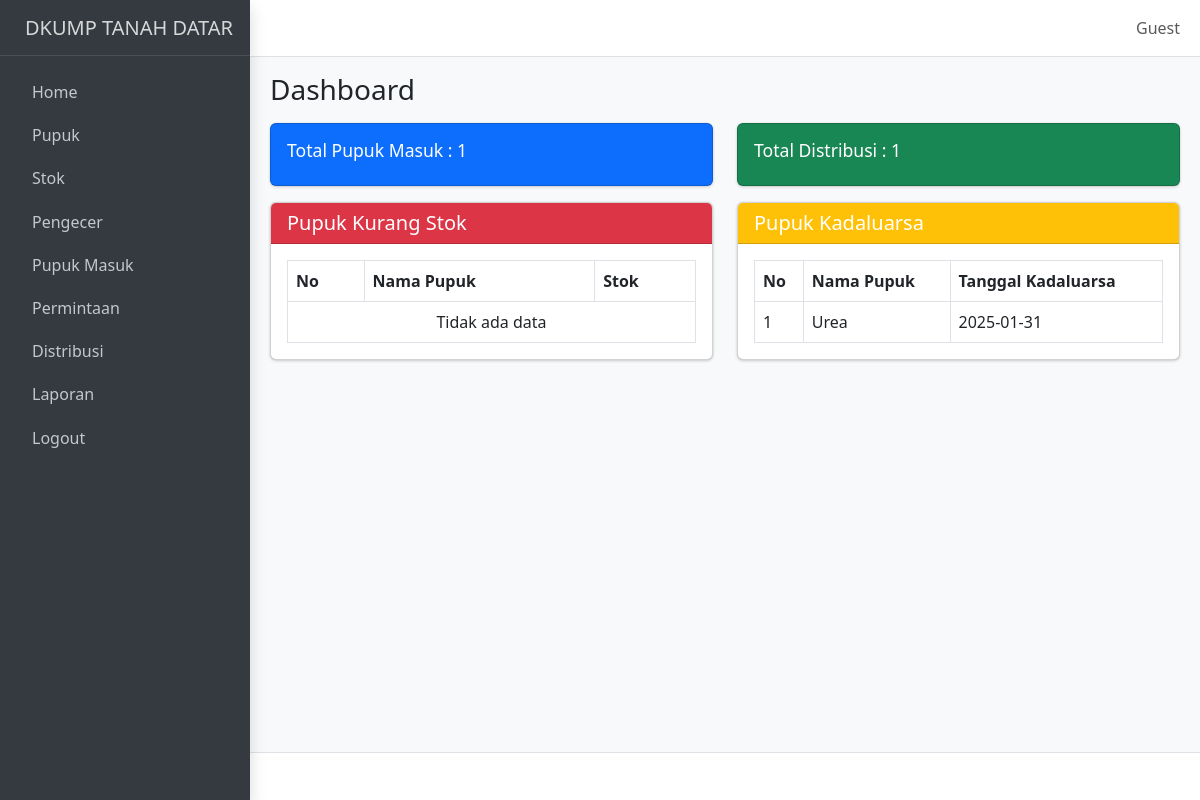
Page /home.php on the earlier database version.
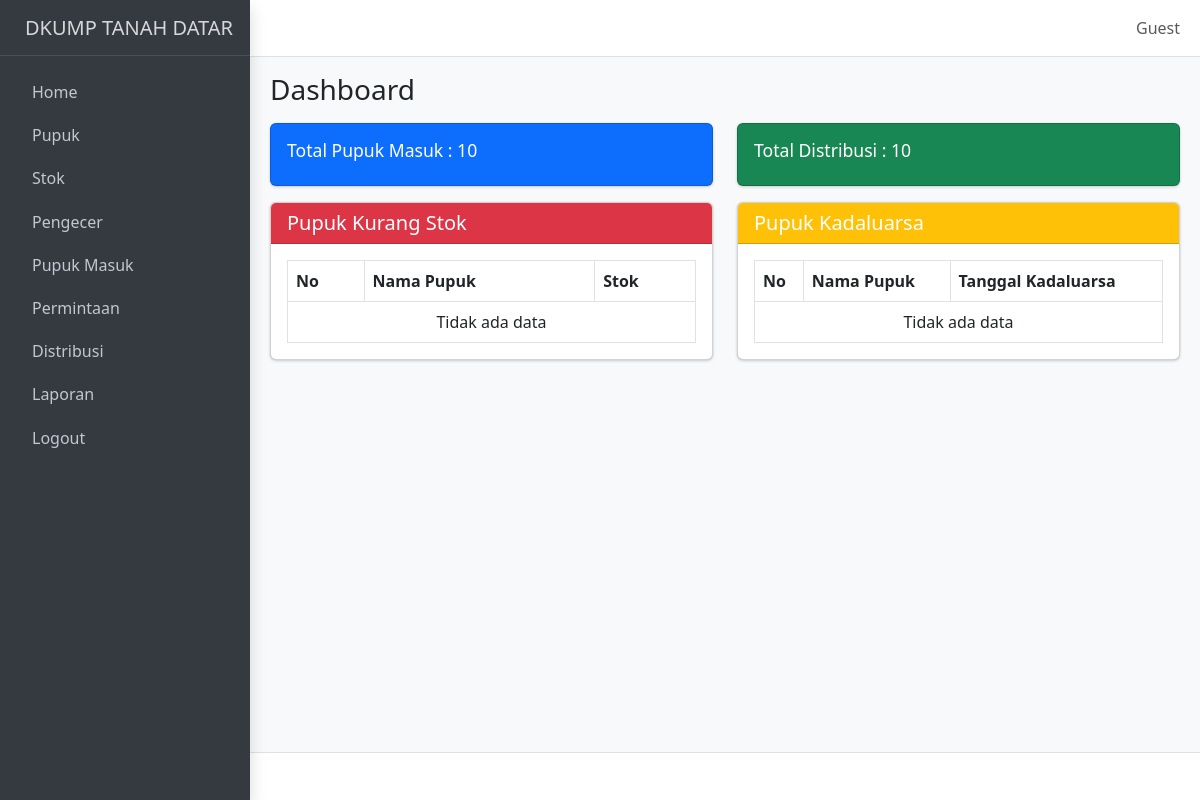
Same page on the later database version.
### tables this page shows
CREATE TABLE `pupuk_masuk` (
  `id_pupuk_masuk` int NOT NULL,
  `id_pupuk` int NOT NULL,
  `jumlah_masuk` int NOT NULL,
  `tanggal_masuk` date NOT NULL,
  `tanggal_kadaluarsa` date NOT NULL,
  `dokumentasi` varchar(255) DEFAULT NULL
);

CREATE TABLE `pupuk` (
  `id_pupuk` int NOT NULL,
  `nama_pupuk` varchar(255) NOT NULL,
  `satuan` varchar(50) NOT NULL,
  `harga` decimal(15,2) NOT NULL
);

### home.php (the view, shortened to what the changed rows need)
<?php include 'template/header.php'; ?>
<body class="layout-fixed sidebar-expand-lg bg-body-tertiary">
    <div class="app-wrapper">
        <main class="app-main">
            <div class="app-content">
                <div class="container-fluid">
                    <div class="row">
                        <?php
                        include 'koneksi.php';
                        $query_pupuk_masuk = "SELECT COUNT(*) AS total_pupuk_masuk FROM pupuk_masuk";
                        $result_pupuk_masuk = $koneksi->query($query_pupuk_masuk);
                        $total_pupuk_masuk = $result_pupuk_masuk->fetch_assoc()['total_pupuk_masuk'];
                        $query_distribusi = "SELECT COUNT(*) AS total_distribusi FROM distribusi";
                        $result_distribusi = $koneksi->query($query_distribusi);
                        $total_distribusi = $result_distribusi->fetch_assoc()['total_distribusi'];
                        ?>
                        <div class="col-md-6">
                            <div class="card text-white bg-primary mb-3">
                                <div class="card-body">
                                    <h5 class="card-title">Total Pupuk Masuk : <?php echo $total_pupuk_masuk; ?></h5>
                                </div>
                            </div>
                        </div>
                        <div class="col-md-6">
                            <div class="card text-white bg-success mb-3">
                                <div class="card-body">
                                    <h5 class="card-title">Total Distribusi : <?php echo $total_distribusi; ?></h5>
                                </div>
                            </div>
                        </div>
                    </div>
                    <div class="row">
                        <div class="col-md-6">
                            <div class="card">
                                <div class="card-body">
                                    <table class="table table-bordered">
                                        <thead class="bg-light">
                                            <tr>
                                                <th>No</th>
                                                <th>Nama Pupuk</th>
                                                <th>Stok</th>
                                            </tr>
                                        </thead>
                                    </table>
                                </div>
                            </div>
                        </div>
                        <div class="col-md-6">
                            <div class="card">
                                <div class="card-body">
                                    <table class="table table-bordered">
                                        <thead class="bg-light">
                                            <tr>
                                                <th>No</th>
                                                <th>Nama Pupuk</th>
                                                <th>Tanggal Kadaluarsa</th>
                                            </tr>
                                        </thead>
                                        <tbody>
                                            <?php
                                            $query_kadaluarsa = "SELECT pupuk.nama_pupuk, pupuk_masuk.tanggal_kadaluarsa
                                                                 FROM pupuk_masuk
                                                                 JOIN pupuk ON pupuk_masuk.id_pupuk = pupuk.id_pupuk
                                                                 WHERE DATEDIFF(pupuk_masuk.tanggal_kadaluarsa, CURDATE()) <= 5";
                                            $result_kadaluarsa = $koneksi->query($query_kadaluarsa);
                                            $no = 1;
                                            if ($result_kadaluarsa->num_rows > 0) {
                                                while ($row = $result_kadaluarsa->fetch_assoc()) {
                                                    echo "<tr>
                                                            <td>{$no}</td>
                                                            <td>{$row['nama_pupuk']}</td>
                                                            <td>{$row['tanggal_kadaluarsa']}</td>
                                                          </tr>";
                                                    $no++;
                                                }
                                            } else {
                                                echo "<tr><td colspan='3' class='text-center'>Tidak ada data</td></tr>";
                                            }
                                            ?>
                                        </tbody>
                                    </table>
                                </div>
                            </div>
                        </div>
                    </div>
                </div>
            </div>
        </main>
    </div>
</body>
</html>

Differences in the rows shown:
removed pupuk_masuk: id_pupuk.nama_pupuk "Urea", tanggal_kadaluarsa "2025-01-31"
Other differences:
$total_pupuk_masuk: "1" → "10"
$total_distribusi: "1" → "10"
text now shown: "Tidak ada data"
